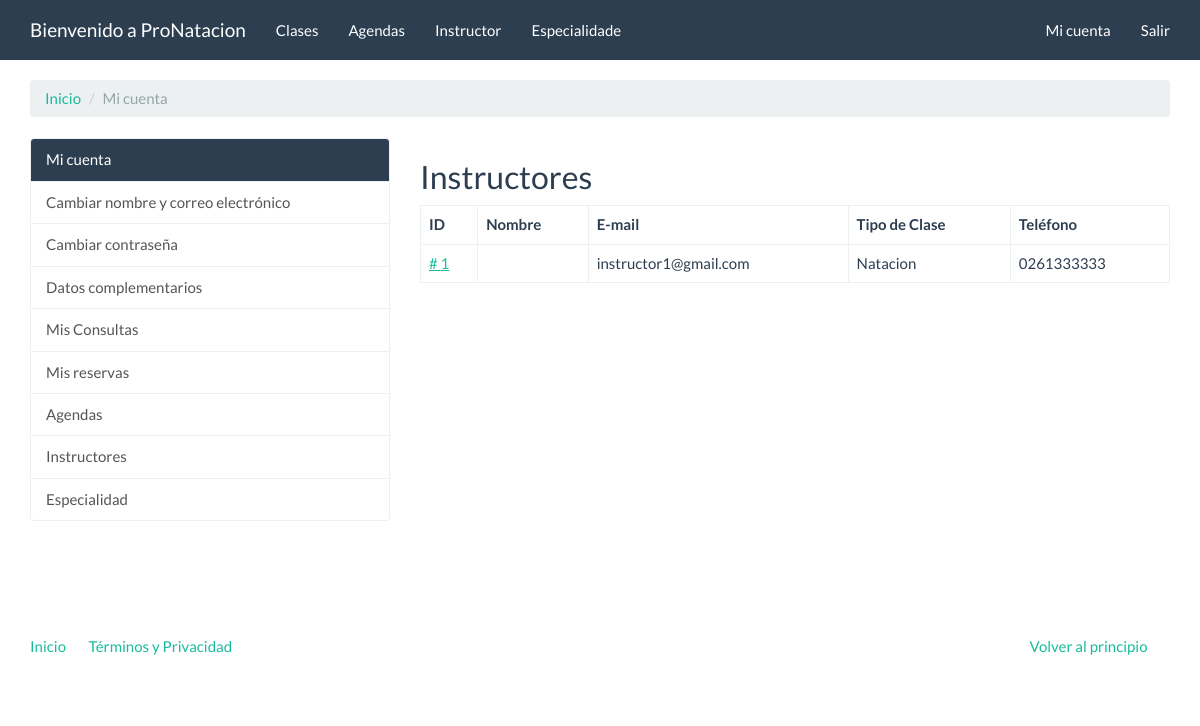
The app's page /instructores/admin/lista/instructores/ (signed in) with its own data.
### instructores/models.py (models this page shows, shortened)
class Instructor(models.Model):
    nombre = models.CharField(verbose_name="Nombre", max_length=200)
    email = models.EmailField(verbose_name="Correo electrónico")
    phone_regex = RegexValidator(
        regex=r'^\+?1?\d{9,15}$',
        message="El número debe estar en este formato: \
                '+99 99 9999-0000'.")
    telefono = models.CharField(verbose_name="Telefono",
                                validators=[phone_regex],
                                max_length=17, null=True, blank=True)
    especialidade = ForeignKey(Especialidade,
                              on_delete=models.CASCADE,
                              related_name='instructores')

class Especialidade(models.Model):
    nombre = models.CharField(verbose_name="Nome", max_length=200)
    def __str__(self):
        return f'{self.nombre}'

### instructores/views.py (the view)
class InstructorListaView(LoginRequiredMixin, TestMixinIsAdmin, ListView):
    login_url = 'cuentas:login'
    template_name = 'instructores/instructores_list.html'
    def get_queryset(self):
        return Instructor.objects.all().order_by('-pk')

### instructores/views.py (called while the page is built)
    def test_func(self):
        is_admin_or_is_staff = self.request.user.is_superuser or \
            self.request.user.is_staff
        return bool(is_admin_or_is_staff)

### templates/instructores/instructor_list.html (shortened to what this page needs)
{% extends "cuentas/index.html" %}
{% block cuentas_container %}
    <h2>Instructores</h2>
    <table class="table table-bordered">
        <thead>
            <tr>
                <th>ID</th>
                <th>Nombre</th>
                <th>E-mail</th>
                <th>Tipo de Clase</th>
                <th>Teléfono</th>
            </tr>
        </thead>
        <tbody>
            {% for instructor in object_list %}
                <tr>
                    <td>
                        <a href=""># {{ instructor.pk }}</a>
                    </td>
                    <td>
                    </td>
                    <td>
                        {{ instructor.email }}
                    </td>
                    <td>
                        {{ instructor.especialidade }}
                    </td>
                    <td>
                        {{ instructor.telefono }}
                    </td>
                </tr>
            {% endfor %}
        </tbody>
    </table>
{% endblock %}

### static/assets/extra.css (style rules this page uses)
body { min-height: 100vh; display: flex; flex-direction: column; }

### records on screen
Instructor: pk "1", email "instructor1@gmail.com", especialidade "Natacion", telefono "0261333333"
